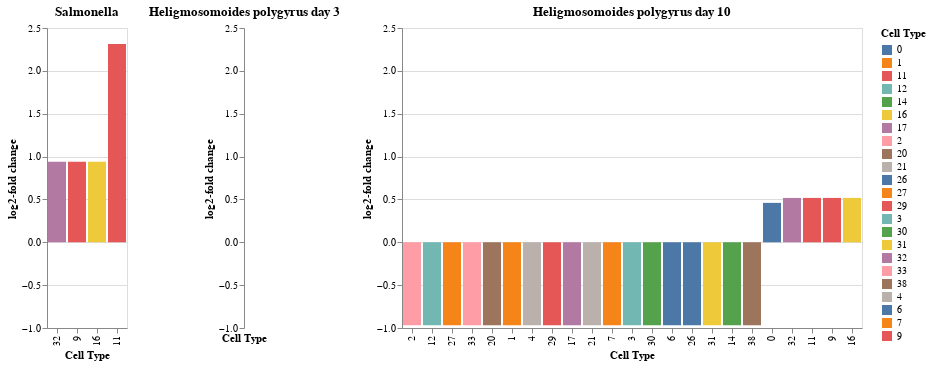

The notebook cell saved with this chart:
### Markdown cell above
Alternatively, effects on internal nodes can also be translated through the tree onto the cell type level, allowing for a calculation of log-fold changes like in scCODA.
To visualize the log-fold changes of the cell types, we do the same plots as for scCODA, inspired by "High-resolution single-cell atlas reveals diversity and plasticity of tissue-resident neutrophils in non-small cell lung cancer"{cite}`Salcher2022`.

### Code cell
salmonella_effect = tasccoda_res.effect_df.loc["condition[T.Salmonella]"]
hpoly_effect_3 = tasccoda_res.effect_df.loc["condition[T.Hpoly.Day3]"]
hpoly_effect_10 = tasccoda_res.effect_df.loc["condition[T.Hpoly.Day10]"]

credible_effects_salmonella = salmonella_effect["Effect"] != 0
credible_effects_hpoly_day3 = hpoly_effect_3["Effect"] != 0
credible_effects_hpoly_day10 = hpoly_effect_10["Effect"] != 0
(
    alt.Chart(
        salmonella_effect.loc[credible_effects_salmonella].reset_index(),
        title="Salmonella",
    )
    .mark_bar()
    .encode(
        x=alt.X("Cell Type", sort="y"),
        y="log2-fold change",
        color=alt.Color("Cell Type"),
    )
    | alt.Chart(
        hpoly_effect_3.loc[credible_effects_hpoly_day3].reset_index(),
        title="Heligmosomoides polygyrus day 3",
    )
    .mark_bar()
    .encode(
        x=alt.X("Cell Type", sort="y"),
        y="log2-fold change",
        color=alt.Color("Cell Type"),
    )
    | alt.Chart(
        hpoly_effect_10.loc[credible_effects_hpoly_day10].reset_index(),
        title="Heligmosomoides polygyrus day 10",
    )
    .mark_bar()
    .encode(
        x=alt.X("Cell Type", sort="y"),
        y="log2-fold change",
        color=alt.Color("Cell Type"),
    )
).resolve_scale(y="shared", color="shared")

### Figure 1 — Vega-Lite specification as saved in the notebook (floating-point values rounded to 4 significant figures)
{"config": {"view": {"continuousWidth": 400, "continuousHeight": 300}}, "hconcat": [{"data": {"name": "data-3011f8239fd3f30aa3f09223ffac301c"}, "mark": "bar", "encoding": {"color": {"field": "Cell Type", "type": "nominal"}, "x": {"field": "Cell Type", "sort": "y", "type": "nominal"}, "y": {"field": "log2-fold change", "type": "quantitative"}}, "title": "Salmonella"}, {"data": {"name": "data-d751713988987e9331980363e24189ce"}, "mark": "bar", "encoding": {"color": {"field": "Cell Type", "type": "nominal"}, "x": {"field": "Cell Type", "sort": "y", "type": "nominal"}, "y": {"field": "log2-fold change", "type": "quantitative"}}, "title": "Heligmosomoides polygyrus day 3"}, {"data": {"name": "data-fc73e6e100a9873be32c8e8491d012ed"}, "mark": "bar", "encoding": {"color": {"field": "Cell Type", "type": "nominal"}, "x": {"field": "Cell Type", "sort": "y", "type": "nominal"}, "y": {"field": "log2-fold change", "type": "quantitative"}}, "title": "Heligmosomoides polygyrus day 10"}], "resolve": {"scale": {"color": "shared", "y": "shared"}}, "$schema": "https://vega.github.io/schema/vega-lite/v4.17.0.json", "datasets": {"data-3011f8239fd3f30aa3f09223ffac301c": [{"Cell Type": "9", "Effect": 0.929, "Median": 0.944, "HDI 3%": -0.033, "HDI 97%": 1.598, "SD": 0.462, "Expected Sample": 52.83, "log2-fold change": 0.9397}, {"Cell Type": "16", "Effect": 0.929, "Median": 0.956, "HDI 3%": -0.019, "HDI 97%": 1.591, "SD": 0.455, "Expected Sample": 85.29, "log2-fold change": 0.9397}, {"Cell Type": "11", "Effect": 1.882, "Median": 1.895, "HDI 3%": 0.43, "HDI 97%": 2.917, "SD": 0.628, "Expected Sample": 175.0, "log2-fold change": 2.315}, {"Cell Type": "32", "Effect": 0.929, "Median": 0.866, "HDI 3%": -0.064, "HDI 97%": 1.597, "SD": 0.481, "Expected Sample": 12.29, "log2-fold change": 0.9397}], "data-d751713988987e9331980363e24189ce": [], "data-fc73e6e100a9873be32c8e8491d012ed": [{"Cell Type": "38", "Effect": -1.167, "Median": -1.194, "HDI 3%": -1.814, "HDI 97%": -0.553, "SD": 0.346, "Expected Sample": 3.562, "log2-fold change": -0.967}, {"Cell Type": "29", "Effect": -1.167, "Median": -1.184, "HDI 3%": -1.826, "HDI 97%": -0.457, "SD": 0.477, "Expected Sample": 3.76, "log2-fold change": -0.967}, {"Cell Type": "27", "Effect": -1.167, "Median": -1.289, "HDI 3%": -1.938, "HDI 97%": -0.643, "SD": 0.352, "Expected Sample": 28.8, "log2-fold change": -0.967}, {"Cell Type": "17", "Effect": -1.167, "Median": -1.256, "HDI 3%": -1.873, "HDI 97%": -0.661, "SD": 0.324, "Expected Sample": 19.4, "log2-fold change": -0.967}, {"Cell Type": "21", "Effect": -1.167, "Median": -1.216, "HDI 3%": -1.871, "HDI 97%": -0.556, "SD": 0.404, "Expected Sample": 3.423, "log2-fold change": -0.967}, {"Cell Type": "33", "Effect": -1.167, "Median": -1.26, "HDI 3%": -1.885, "HDI 97%": -0.662, "SD": 0.322, "Expected Sample": 12.72, "log2-fold change": -0.967}, {"Cell Type": "2", "Effect": -1.167, "Median": -1.311, "HDI 3%": -1.976, "HDI 97%": -0.676, "SD": 0.347, "Expected Sample": 26.04, "log2-fold change": -0.967}, {"Cell Type": "12", "Effect": -1.167, "Median": -1.28, "HDI 3%": -1.944, "HDI 97%": -0.692, "SD": 0.331, "Expected Sample": 18.09, "log2-fold change": -0.967}, {"Cell Type": "20", "Effect": -1.167, "Median": -1.151, "HDI 3%": -1.73, "HDI 97%": -0.547, "SD": 0.316, "Expected Sample": 11.68, "log2-fold change": -0.967}, {"Cell Type": "7", "Effect": -1.167, "Median": -1.135, "HDI 3%": -1.751, "HDI 97%": -0.53, "SD": 0.324, "Expected Sample": 27.98, "log2-fold change": -0.967}, {"Cell Type": "3", "Effect": -1.167, "Median": -1.186, "HDI 3%": -1.732, "HDI 97%": -0.583, "SD": 0.309, "Expected Sample": 17.28, "log2-fold change": -0.967}, {"Cell Type": "1", "Effect": -1.167, "Median": -1.178, "HDI 3%": -1.743, "HDI 97%": -0.6, "SD": 0.309, "Expected Sample": 19.31, "log2-fold change": -0.967}, {"Cell Type": "30", "Effect": -1.167, "Median": -1.191, "HDI 3%": -1.782, "HDI 97%": -0.551, "SD": 0.333, "Expected Sample": 7.145, "log2-fold change": -0.967}, {"Cell Type": "6", "Effect": -1.167, "Median": -1.245, "HDI 3%": -1.839, "HDI 97%": -0.651, "SD": 0.32, "Expected Sample": 22.75, "log2-fold change": -0.967}, {"Cell Type": "26", "Effect": -1.167, "Median": -1.238, "HDI 3%": -1.823, "HDI 97%": -0.648, "SD": 0.317, "Expected Sample": 16.09, "log2-fold change": -0.967}, {"Cell Type": "31", "Effect": -1.167, "Median": -1.185, "HDI 3%": -1.798, "HDI 97%": -0.509, "SD": 0.378, "Expected Sample": 3.499, "log2-fold change": -0.967}, {"Cell Type": "14", "Effect": -1.167, "Median": -1.275, "HDI 3%": -1.953, "HDI 97%": -0.687, "SD": 0.337, "Expected Sample": 23.42, "log2-fold change": -0.967}, {"Cell Type": "4", "Effect": -1.167, "Median": -1.221, "HDI 3%": -1.839, "HDI 97%": -0.636, "SD": 0.32, "Expected Sample": 6.831, "log2-fold change": -0.967}, {"Cell Type": "9", "Effect": -0.138, "Median": -0.164, "HDI 3%": -0.917, "HDI 97%": 0.144, "SD": 0.313, "Expected Sample": 39.43, "log2-fold change": 0.5175}, {"Cell Type": "16", "Effect": -0.138, "Median": -0.207, "HDI 3%": -0.963, "HDI 97%": 0.105, "SD": 0.325, "Expected Sample": 63.65, "log2-fold change": 0.5175}, {"Cell Type": "11", "Effect": -0.138, "Median": -0.188, "HDI 3%": -0.907, "HDI 97%": 0.138, "SD": 0.318, "Expected Sample": 50.37, "log2-fold change": 0.5175}, {"Cell Type": "32", "Effect": -0.138, "Median": -0.16, "HDI 3%": -0.929, "HDI 97%": 0.161, "SD": 0.316, "Expected Sample": 9.175, "log2-fold change": 0.5175}, {"Cell Type": "0", "Effect": -0.178, "Median": -0.72, "HDI 3%": -1.96, "HDI 97%": 0.099, "SD": 0.639, "Expected Sample": 50.93, "log2-fold change": 0.4598}]}}
